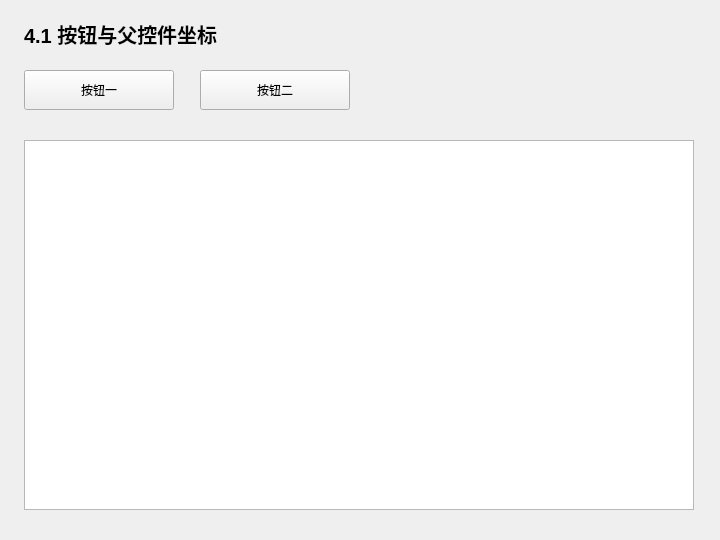
<?xml version="1.0" encoding="UTF-8"?>
<ui version="4.0">
 <class>Widget</class>
 <widget class="QWidget" name="Widget">
  <property name="geometry">
   <rect>
    <x>0</x>
    <y>0</y>
    <width>720</width>
    <height>540</height>
   </rect>
  </property>
  <property name="windowTitle">
   <string>4.1 按钮与父控件坐标</string>
  </property>
  <widget class="QLabel" name="headingLabel">
   <property name="geometry">
    <rect>
     <x>24</x>
     <y>18</y>
     <width>670</width>
     <height>32</height>
    </rect>
   </property>
   <property name="text">
    <string>4.1 按钮与父控件坐标</string>
   </property>
   <property name="font">
    <font>
     <pointsize>15</pointsize>
     <bold>true</bold>
    </font>
   </property>
  </widget>
  <widget class="QPlainTextEdit" name="outputEdit">
   <property name="geometry">
    <rect>
     <x>24</x>
     <y>140</y>
     <width>670</width>
     <height>370</height>
    </rect>
   </property>
   <property name="readOnly">
    <bool>true</bool>
   </property>
  </widget>
  <widget class="QPushButton" name="firstButton">
   <property name="geometry">
    <rect>
     <x>24</x>
     <y>70</y>
     <width>150</width>
     <height>40</height>
    </rect>
   </property>
   <property name="text">
    <string>按钮一</string>
   </property>
  </widget>
  <widget class="QPushButton" name="secondButton">
   <property name="geometry">
    <rect>
     <x>200</x>
     <y>70</y>
     <width>150</width>
     <height>40</height>
    </rect>
   </property>
   <property name="text">
    <string>按钮二</string>
   </property>
  </widget>
 </widget>
 <resources />
 <connections />
</ui>
